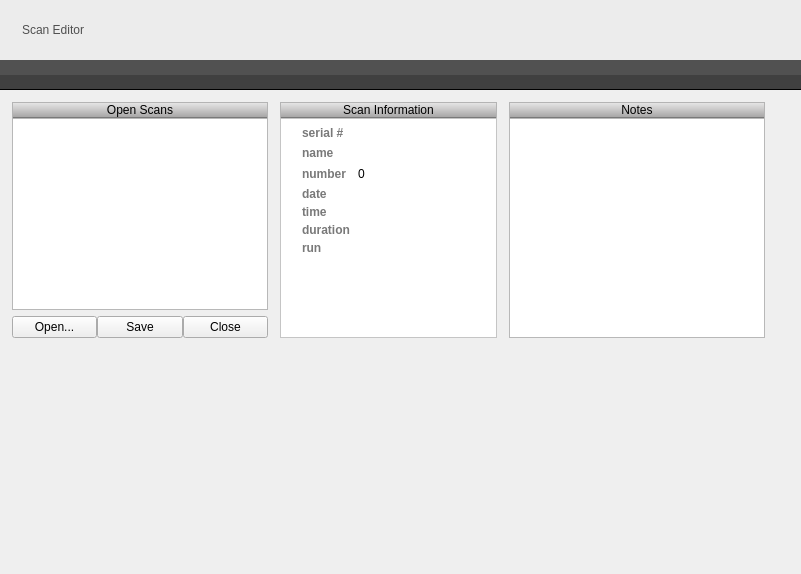
<?xml version="1.0" encoding="UTF-8"?>
<ui version="4.0">
 <class>AMGenericScanEditor</class>
 <widget class="QWidget" name="AMGenericScanEditor">
  <property name="geometry">
   <rect>
    <x>0</x>
    <y>0</y>
    <width>801</width>
    <height>574</height>
   </rect>
  </property>
  <property name="windowTitle">
   <string>Form</string>
  </property>
  <layout class="QVBoxLayout" name="verticalLayout_3">
   <property name="spacing">
    <number>0</number>
   </property>
   <property name="margin">
    <number>0</number>
   </property>
   <item>
    <widget class="QFrame" name="topFrame">
     <property name="minimumSize">
      <size>
       <width>0</width>
       <height>60</height>
      </size>
     </property>
     <property name="styleSheet">
      <string notr="true">background-color: rgb(236, 236, 236);</string>
     </property>
     <layout class="QHBoxLayout" name="horizontalLayout_3">
      <item>
       <widget class="QLabel" name="topFrameIcon">
        <property name="maximumSize">
         <size>
          <width>36</width>
          <height>36</height>
         </size>
        </property>
        <property name="text">
         <string/>
        </property>
        <property name="pixmap">
         <pixmap resource="../../icons/icons.qrc">:/system-software-update.png</pixmap>
        </property>
        <property name="scaledContents">
         <bool>true</bool>
        </property>
       </widget>
      </item>
      <item>
       <widget class="QLabel" name="topFrameTitle">
        <property name="styleSheet">
         <string notr="true">font: 16pt &quot;Lucida Grande&quot;;
color: rgb(79, 79, 79);</string>
        </property>
        <property name="text">
         <string>Scan Editor</string>
        </property>
       </widget>
      </item>
      <item>
       <spacer name="horizontalSpacer">
        <property name="orientation">
         <enum>Qt::Horizontal</enum>
        </property>
        <property name="sizeHint" stdset="0">
         <size>
          <width>40</width>
          <height>20</height>
         </size>
        </property>
       </spacer>
      </item>
     </layout>
    </widget>
   </item>
   <item>
    <widget class="QFrame" name="statusFrame">
     <property name="minimumSize">
      <size>
       <width>0</width>
       <height>30</height>
      </size>
     </property>
     <property name="maximumSize">
      <size>
       <width>16777215</width>
       <height>30</height>
      </size>
     </property>
     <property name="styleSheet">
      <string notr="true">QFrame#statusFrame {
background-color: qlineargradient(spread:pad, x1:0, y1:0, x2:0, y2:1, stop:0 rgba(81, 81, 81, 255), stop:0.494444 rgba(81, 81, 81, 255), stop:0.5 rgba(64, 64, 64, 255), stop:1 rgba(64, 64, 64, 255));
border-bottom: 1px solid black;
}</string>
     </property>
     <layout class="QHBoxLayout" name="horizontalLayout_4">
      <property name="topMargin">
       <number>6</number>
      </property>
      <property name="bottomMargin">
       <number>6</number>
      </property>
      <item>
       <spacer name="horizontalSpacer_2">
        <property name="orientation">
         <enum>Qt::Horizontal</enum>
        </property>
        <property name="sizeHint" stdset="0">
         <size>
          <width>478</width>
          <height>9</height>
         </size>
        </property>
       </spacer>
      </item>
      <item>
       <widget class="QLabel" name="statusTextLabel">
        <property name="styleSheet">
         <string notr="true">color: white;
font: bold 10pt &quot;Lucida Grande&quot;</string>
        </property>
        <property name="text">
         <string/>
        </property>
       </widget>
      </item>
     </layout>
    </widget>
   </item>
   <item>
    <layout class="QHBoxLayout" name="horizontalLayout">
     <property name="spacing">
      <number>0</number>
     </property>
     <item>
      <layout class="QVBoxLayout" name="leftVerticalLayout">
       <property name="margin">
        <number>12</number>
       </property>
       <item>
        <layout class="QHBoxLayout" name="leftHorizontalLayout">
         <property name="spacing">
          <number>12</number>
         </property>
         <item>
          <layout class="QVBoxLayout" name="verticalLayout_4">
           <property name="spacing">
            <number>0</number>
           </property>
           <property name="rightMargin">
            <number>0</number>
           </property>
           <item>
            <widget class="QToolButton" name="toolButton">
             <property name="sizePolicy">
              <sizepolicy hsizetype="MinimumExpanding" vsizetype="Fixed">
               <horstretch>0</horstretch>
               <verstretch>0</verstretch>
              </sizepolicy>
             </property>
             <property name="maximumSize">
              <size>
               <width>16777215</width>
               <height>16</height>
              </size>
             </property>
             <property name="styleSheet">
              <string notr="true">background-color: qlineargradient(spread:pad, x1:0, y1:0, x2:0, y2:1, stop:0 rgba(233, 233, 233, 255), stop:0.502513 rgba(199, 198, 198, 255), stop:1 rgba(163, 162, 162, 255)); border: 1px solid black; border-top-color: rgb(180, 180, 180); border-bottom-color: rgb(121, 121, 121); border-left-color: rgb(180, 180, 180); border-right-color: rgb(180, 180, 180);</string>
             </property>
             <property name="text">
              <string>Open Scans</string>
             </property>
            </widget>
           </item>
           <item>
            <widget class="QListView" name="scanListView">
             <property name="minimumSize">
              <size>
               <width>200</width>
               <height>0</height>
              </size>
             </property>
            </widget>
           </item>
           <item>
            <layout class="QHBoxLayout" name="horizontalLayout_2">
             <property name="topMargin">
              <number>6</number>
             </property>
             <item>
              <widget class="QPushButton" name="openScanButton">
               <property name="text">
                <string>Open...</string>
               </property>
              </widget>
             </item>
             <item>
              <widget class="QPushButton" name="saveScanButton">
               <property name="text">
                <string>Save</string>
               </property>
              </widget>
             </item>
             <item>
              <widget class="QPushButton" name="closeScanButton">
               <property name="text">
                <string>Close</string>
               </property>
              </widget>
             </item>
            </layout>
           </item>
          </layout>
         </item>
         <item>
          <layout class="QVBoxLayout" name="verticalLayout_5">
           <property name="spacing">
            <number>0</number>
           </property>
           <property name="rightMargin">
            <number>0</number>
           </property>
           <item>
            <widget class="QToolButton" name="toolButton_2">
             <property name="sizePolicy">
              <sizepolicy hsizetype="Preferred" vsizetype="Fixed">
               <horstretch>0</horstretch>
               <verstretch>0</verstretch>
              </sizepolicy>
             </property>
             <property name="maximumSize">
              <size>
               <width>16777215</width>
               <height>16</height>
              </size>
             </property>
             <property name="styleSheet">
              <string notr="true">background-color: qlineargradient(spread:pad, x1:0, y1:0, x2:0, y2:1, stop:0 rgba(233, 233, 233, 255), stop:0.502513 rgba(199, 198, 198, 255), stop:1 rgba(163, 162, 162, 255)); border: 1px solid black; border-top-color: rgb(180, 180, 180); border-bottom-color: rgb(121, 121, 121); border-left-color: rgb(180, 180, 180); border-right-color: rgb(180, 180, 180);</string>
             </property>
             <property name="text">
              <string>Scan Information</string>
             </property>
            </widget>
           </item>
           <item>
            <widget class="QFrame" name="scanInfoFrame">
             <property name="styleSheet">
              <string notr="true">#scanInfoFrame {
background-color: white;
}</string>
             </property>
             <property name="frameShape">
              <enum>QFrame::StyledPanel</enum>
             </property>
             <property name="frameShadow">
              <enum>QFrame::Raised</enum>
             </property>
             <layout class="QVBoxLayout" name="scanInfoLayout">
              <property name="spacing">
               <number>6</number>
              </property>
              <property name="topMargin">
               <number>6</number>
              </property>
              <item>
               <layout class="QGridLayout" name="scanInfoGridLayout">
                <property name="leftMargin">
                 <number>12</number>
                </property>
                <property name="verticalSpacing">
                 <number>4</number>
                </property>
                <item row="4" column="1">
                 <widget class="QLabel" name="scanTime">
                  <property name="text">
                   <string/>
                  </property>
                 </widget>
                </item>
                <item row="3" column="1">
                 <widget class="QLabel" name="scanDate">
                  <property name="text">
                   <string/>
                  </property>
                 </widget>
                </item>
                <item row="4" column="0">
                 <widget class="QLabel" name="scanTimeLabel">
                  <property name="styleSheet">
                   <string notr="true">color: rgb(121, 121, 121);
font-weight: bold;
font-family: &quot;Lucida Grande&quot;;</string>
                  </property>
                  <property name="text">
                   <string>time</string>
                  </property>
                 </widget>
                </item>
                <item row="5" column="0">
                 <widget class="QLabel" name="scanDurationLabel">
                  <property name="styleSheet">
                   <string notr="true">color: rgb(121, 121, 121);
font-weight: bold;
font-family: &quot;Lucida Grande&quot;;</string>
                  </property>
                  <property name="text">
                   <string>duration</string>
                  </property>
                 </widget>
                </item>
                <item row="6" column="0">
                 <widget class="QLabel" name="scanRunLabel">
                  <property name="styleSheet">
                   <string notr="true">color: rgb(121, 121, 121);
font-weight: bold;
font-family: &quot;Lucida Grande&quot;;</string>
                  </property>
                  <property name="text">
                   <string>run</string>
                  </property>
                 </widget>
                </item>
                <item row="3" column="0">
                 <widget class="QLabel" name="scanDateLabel">
                  <property name="styleSheet">
                   <string notr="true">color: rgb(121, 121, 121);
font-weight: bold;
font-family: &quot;Lucida Grande&quot;;</string>
                  </property>
                  <property name="text">
                   <string>date</string>
                  </property>
                 </widget>
                </item>
                <item row="5" column="1">
                 <widget class="QLabel" name="scanDuration">
                  <property name="text">
                   <string/>
                  </property>
                 </widget>
                </item>
                <item row="1" column="0">
                 <widget class="QLabel" name="scanNameLabel">
                  <property name="styleSheet">
                   <string notr="true">color: rgb(121, 121, 121);
font-weight: bold;
font-family: &quot;Lucida Grande&quot;;</string>
                  </property>
                  <property name="text">
                   <string>name</string>
                  </property>
                 </widget>
                </item>
                <item row="2" column="0">
                 <widget class="QLabel" name="scanNumberLabel">
                  <property name="styleSheet">
                   <string notr="true">color: rgb(121, 121, 121);
font-weight: bold;
font-family: &quot;Lucida Grande&quot;;</string>
                  </property>
                  <property name="text">
                   <string>number</string>
                  </property>
                 </widget>
                </item>
                <item row="1" column="1">
                 <widget class="QLineEdit" name="scanName">
                  <property name="text">
                   <string/>
                  </property>
                  <property name="frame">
                   <bool>false</bool>
                  </property>
                 </widget>
                </item>
                <item row="2" column="1">
                 <widget class="QSpinBox" name="scanNumber">
                  <property name="maximumSize">
                   <size>
                    <width>16777215</width>
                    <height>18</height>
                   </size>
                  </property>
                  <property name="frame">
                   <bool>false</bool>
                  </property>
                  <property name="buttonSymbols">
                   <enum>QAbstractSpinBox::NoButtons</enum>
                  </property>
                  <property name="maximum">
                   <number>9999</number>
                  </property>
                 </widget>
                </item>
                <item row="0" column="0">
                 <widget class="QLabel" name="scanIdLabel">
                  <property name="palette">
                   <palette>
                    <active>
                     <colorrole role="WindowText">
                      <brush brushstyle="SolidPattern">
                       <color alpha="255">
                        <red>121</red>
                        <green>121</green>
                        <blue>121</blue>
                       </color>
                      </brush>
                     </colorrole>
                     <colorrole role="Text">
                      <brush brushstyle="SolidPattern">
                       <color alpha="255">
                        <red>121</red>
                        <green>121</green>
                        <blue>121</blue>
                       </color>
                      </brush>
                     </colorrole>
                     <colorrole role="ButtonText">
                      <brush brushstyle="SolidPattern">
                       <color alpha="255">
                        <red>121</red>
                        <green>121</green>
                        <blue>121</blue>
                       </color>
                      </brush>
                     </colorrole>
                    </active>
                    <inactive>
                     <colorrole role="WindowText">
                      <brush brushstyle="SolidPattern">
                       <color alpha="255">
                        <red>121</red>
                        <green>121</green>
                        <blue>121</blue>
                       </color>
                      </brush>
                     </colorrole>
                     <colorrole role="Text">
                      <brush brushstyle="SolidPattern">
                       <color alpha="255">
                        <red>121</red>
                        <green>121</green>
                        <blue>121</blue>
                       </color>
                      </brush>
                     </colorrole>
                     <colorrole role="ButtonText">
                      <brush brushstyle="SolidPattern">
                       <color alpha="255">
                        <red>121</red>
                        <green>121</green>
                        <blue>121</blue>
                       </color>
                      </brush>
                     </colorrole>
                    </inactive>
                    <disabled>
                     <colorrole role="WindowText">
                      <brush brushstyle="SolidPattern">
                       <color alpha="255">
                        <red>159</red>
                        <green>158</green>
                        <blue>158</blue>
                       </color>
                      </brush>
                     </colorrole>
                     <colorrole role="Text">
                      <brush brushstyle="SolidPattern">
                       <color alpha="255">
                        <red>159</red>
                        <green>158</green>
                        <blue>158</blue>
                       </color>
                      </brush>
                     </colorrole>
                     <colorrole role="ButtonText">
                      <brush brushstyle="SolidPattern">
                       <color alpha="255">
                        <red>159</red>
                        <green>158</green>
                        <blue>158</blue>
                       </color>
                      </brush>
                     </colorrole>
                    </disabled>
                   </palette>
                  </property>
                  <property name="font">
                   <font>
                    <weight>75</weight>
                    <bold>true</bold>
                   </font>
                  </property>
                  <property name="text">
                   <string>serial #</string>
                  </property>
                 </widget>
                </item>
                <item row="0" column="1">
                 <widget class="QLineEdit" name="scanId">
                  <property name="enabled">
                   <bool>false</bool>
                  </property>
                  <property name="frame">
                   <bool>false</bool>
                  </property>
                 </widget>
                </item>
               </layout>
              </item>
              <item>
               <spacer name="scanInfoSpacer">
                <property name="orientation">
                 <enum>Qt::Vertical</enum>
                </property>
                <property name="sizeHint" stdset="0">
                 <size>
                  <width>20</width>
                  <height>40</height>
                 </size>
                </property>
               </spacer>
              </item>
             </layout>
            </widget>
           </item>
          </layout>
         </item>
         <item>
          <layout class="QVBoxLayout" name="verticalLayout_6">
           <property name="spacing">
            <number>0</number>
           </property>
           <property name="rightMargin">
            <number>0</number>
           </property>
           <item>
            <widget class="QToolButton" name="toolButton_3">
             <property name="sizePolicy">
              <sizepolicy hsizetype="MinimumExpanding" vsizetype="Fixed">
               <horstretch>0</horstretch>
               <verstretch>0</verstretch>
              </sizepolicy>
             </property>
             <property name="maximumSize">
              <size>
               <width>16777215</width>
               <height>16</height>
              </size>
             </property>
             <property name="styleSheet">
              <string notr="true">background-color: qlineargradient(spread:pad, x1:0, y1:0, x2:0, y2:1, stop:0 rgba(233, 233, 233, 255), stop:0.502513 rgba(199, 198, 198, 255), stop:1 rgba(163, 162, 162, 255)); border: 1px solid black; border-top-color: rgb(180, 180, 180); border-bottom-color: rgb(121, 121, 121); border-left-color: rgb(180, 180, 180); border-right-color: rgb(180, 180, 180);
</string>
             </property>
             <property name="text">
              <string>Notes</string>
             </property>
            </widget>
           </item>
           <item>
            <widget class="QPlainTextEdit" name="notesEdit">
             <property name="sizePolicy">
              <sizepolicy hsizetype="MinimumExpanding" vsizetype="Expanding">
               <horstretch>4</horstretch>
               <verstretch>0</verstretch>
              </sizepolicy>
             </property>
             <property name="styleSheet">
              <string notr="true">#notesEdit {
background-image: url(:/notepadBackground.png);
font: bold 15px &quot;Marker Felt&quot;;
}</string>
             </property>
             <property name="plainText">
              <string/>
             </property>
             <property name="backgroundVisible">
              <bool>false</bool>
             </property>
            </widget>
           </item>
          </layout>
         </item>
        </layout>
       </item>
       <item>
        <spacer name="leftVerticaFrameSpacer">
         <property name="orientation">
          <enum>Qt::Vertical</enum>
         </property>
         <property name="sizeHint" stdset="0">
          <size>
           <width>20</width>
           <height>1</height>
          </size>
         </property>
        </spacer>
       </item>
      </layout>
     </item>
     <item>
      <layout class="QVBoxLayout" name="rightVerticalLayout">
       <property name="margin">
        <number>12</number>
       </property>
      </layout>
     </item>
    </layout>
   </item>
  </layout>
 </widget>
 <resources>
  <include location="../../icons/icons.qrc"/>
 </resources>
 <connections/>
</ui>
